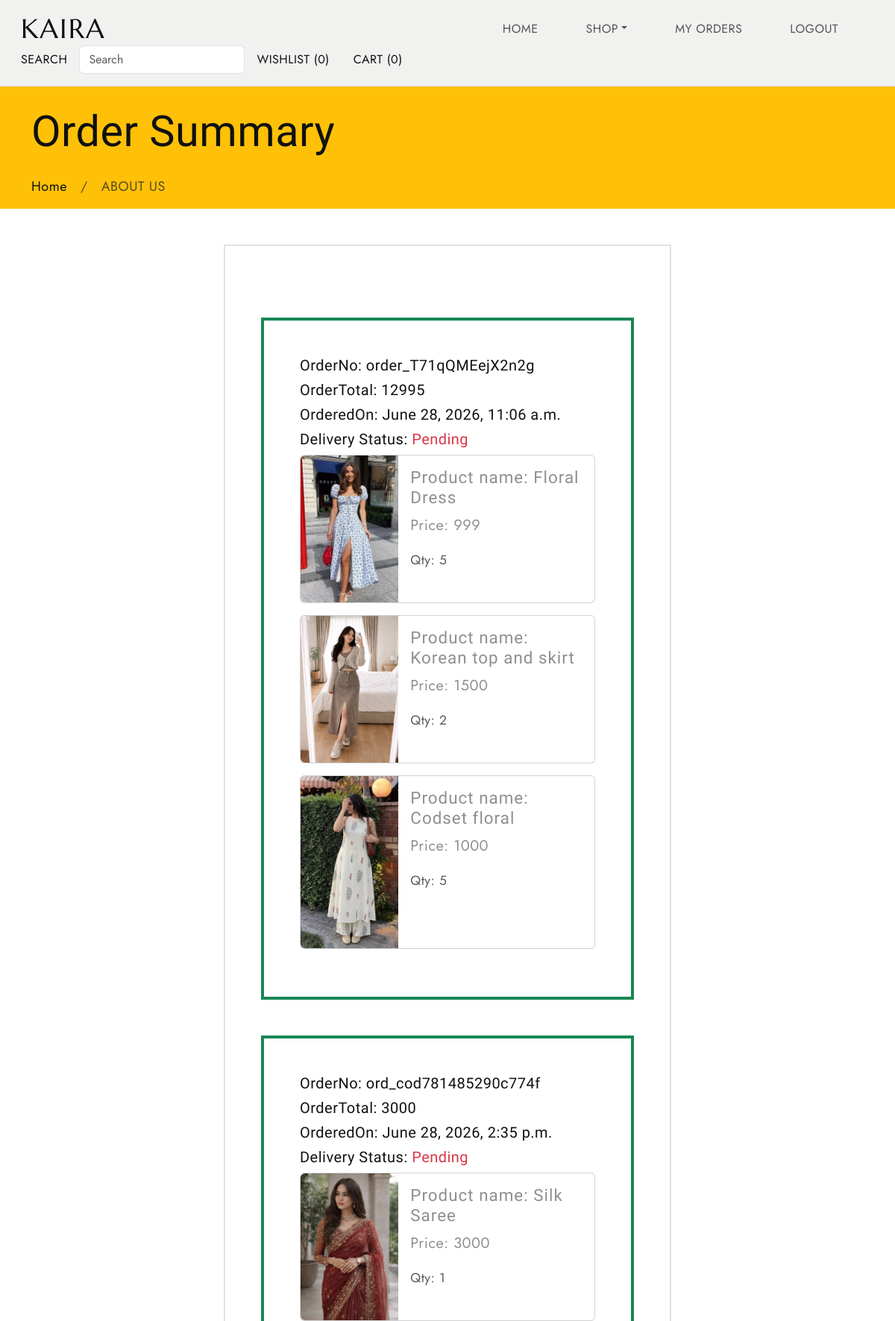
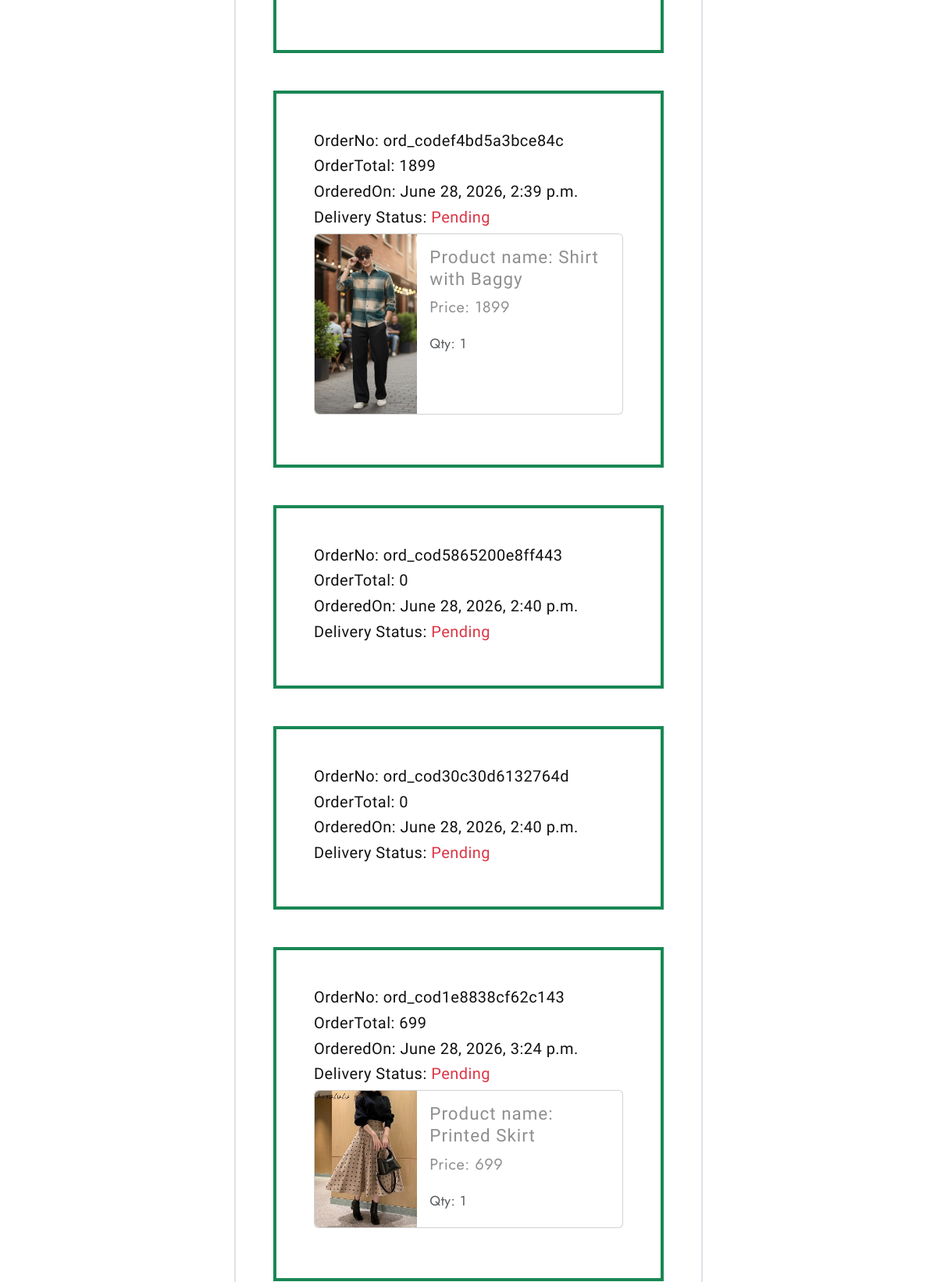
Page /ordersummary (signed in, upper part) on the committed database (2 pictures, top to bottom).
### cart/models.py (models this page shows, shortened)
class Order(models.Model):
    user = models.ForeignKey(User,on_delete=models.CASCADE)
    order_id=models.CharField(max_length=50,default="")
    amount =models.IntegerField(default=0)
    ordered_date =models.DateTimeField(auto_now_add=True)
    payment_method =models.CharField(max_length=50,default="")
    address =models.TextField(max_length=500,default="")
    phone =models.IntegerField(default=0)
    is_ordered =models.BooleanField(default=False)
    delivery_status=models.CharField(default='Pending',max_length=50)

class OrderItem(models.Model):
    order = models.ForeignKey(Order,on_delete=models.CASCADE,related_name='items')
    product =models.ForeignKey(Product,on_delete=models.CASCADE)
    quantity =models.IntegerField(default=0)

### shop/models.py (models this page shows, shortened)
class Product(models.Model):
    name = models.CharField(max_length=200)
    image = models.ImageField(upload_to='products/')
    description = models.TextField()
    price = models.IntegerField()
    stock = models.IntegerField(null=True)
    availability =models.BooleanField(default=True,null=True)
    gender= models.CharField(max_length=200,default='unisex',null=True)
    category = models.ForeignKey(Category,on_delete=models.CASCADE,related_name='products',null=True)
    created = models.DateTimeField(auto_now_add=True,null=True)
    updated = models.DateTimeField(auto_now=True,null=True)

### cart/views.py (the view)
# urls.py: path('ordersummary',views.OrderSummary.as_view(),name='ordersummary'),
class OrderSummary(View):
    def get(self,request):
        o=Order.objects.filter(user=request.user)
        context={'order':o}
        return render(request,'ordersummary.html',context)

### cart/context_processors.py (called while the page is built)
def cart_items(request):
    total = 0
    if request.user.is_authenticated:
       u=request.user
       c=Cart.objects.filter(user=u)
       for i in c:
           total=total+i.quantity
    return {'total':total}

### shop/context_processors.py (called while the page is built)
def menu_links(request):
    c=Category.objects.all()
    return {'links':c}

### templates/ordersummary.html
{% extends 'base.html' %}
{% load crispy_forms_tags %}
{% block content %}
<div class="all-title bg-warning">
        <div class="container">
            <div class="row">
                <div class="col-lg-12">
                    <h2>Order Summary</h2>
                    <ul class="breadcrumb">
                        <li class="breadcrumb-item"><a href="{% url 'home' %}">Home</a></li>
                        <li class="breadcrumb-item active">ABOUT US</li>
                    </ul>
                </div>
            </div>
        </div>
    </div>
<div class="container  w-50 p-5 mb-5 mt-5 border border-2">
    {% for i in order %}
    <div class="container mt-5 p-5  border border-4 border-success fs-5">
        <h4 class="fs-5">OrderNo: {{i.order_id}}</h4>
        <h4 class="fs-5">OrderTotal: {{i.amount}}</h4>
        <h4 class="fs-5">OrderedOn: {{i.ordered_date}}</h4>
        <h4 class="fs-5">Delivery Status: <span class="text-danger">{{i.delivery_status}}</span></h4>
        {% for j in i.items.all %}
        <div class="card mb-3" style="max-width: 540px;">
  <div class="row g-0">
    <div class="col-md-4">
      <img src="{{j.product.image.url}}" class="img-fluid rounded-start" alt="...">
    </div>
    <div class="col-md-8">
      <div class="card-body">
        <h5 class="card-title">Product name: {{j.product.name}}</h5>
        <p class="card-text">Price: {{j.product.price}}</p>
        <p class="card-text"><small class="text-muted">Qty: {{j.quantity}}</small></p>
      </div>
    </div>
  </div>
</div>
        {% endfor %}
    </div>
    {% endfor %}
</div>
{% endblock %}

### static/css/style.css (style rules this page uses)
body { --heading-font: "Marcellus", Roboto, sans-serif; --heading-font-weight: 400; --heading-color: #111; --heading-line-height: 1.24; --swiper-theme-color: #8C907E; --bs-body-font-family: "Jost", Roboto, sans-serif; --bs-body-font-size: 18px; --bs-body-font-weight: 400; --bs-body-line-height: 1.5; --bs-body-color: #8f8f8f; --bs-body-color-rgb: 143, 143, 143; --bs-primary: #8C907E; --bs-secondary: #6c757d; --bs-black: #111; --bs-light: #F1F1F0; --bs-dark: #212529; --bs-gray: #9aa1a7; --bs-gray-dark: #51565b; --bs-primary-rgb: 140, 144, 126; --bs-secondary-rgb: 108, 117, 125; --bs-black-rgb: 17, 17, 17; --bs-light-rgb: 241, 241, 240; --bs-dark-rgb: 33, 37, 41; --bs-link-color: #111; --bs-link-color-rgb: 17, 17, 17; --bs-link-decoration: underline; --bs-link-hover-color: #111; --bs-link-hover-color-rgb: 17, 17, 17; }
body { letter-spacing: 0.03rem; }
h1, .h1, h2, .h2, h3, .h3, h4, .h4, h5, .h5, h6, .h6 { font-family: var(--heading-font); font-weight: var(--heading-font-weight); color: var(--heading-color); line-height: var(--heading-line-height); }
h1, h2, h3 { margin: 25px 0; }
h5, h6 { letter-spacing: 1px; }
h2, .h2 { font-size: 3.6rem; }
h4, .h4 { font-size: 1.8rem; }
h5, .h5 { font-size: 1.4rem; }
a { text-decoration: none; }
.breadcrumb { --bs-breadcrumb-item-padding-x: 1em; }

### rows in the picture
Order: order_id "order_T71qQMEejX2n2g", amount "12995", ordered_date "June 28, 2026, 11:06 a.m.", delivery_status "Pending"
OrderItem: product.image (picture), product.name "Floral Dress", product.price "999", quantity "5"
OrderItem: product.image (picture), product.name "Korean top and skirt", product.price "1500", quantity "2"
OrderItem: product.image (picture), product.name "Codset floral", product.price "1000", quantity "5"
Order: order_id "ord_cod781485290c774f", amount "3000", ordered_date "June 28, 2026, 2:35 p.m.", delivery_status "Pending"
OrderItem: product.image (picture), product.name "Silk Saree", product.price "3000", quantity "1"
Order: order_id "ord_codef4bd5a3bce84c", amount "1899", ordered_date "June 28, 2026, 2:39 p.m.", delivery_status "Pending"
OrderItem: product.image (picture), product.name "Shirt with Baggy", product.price "1899", quantity "1"
Order: order_id "ord_cod5865200e8ff443", amount "0", ordered_date "June 28, 2026, 2:40 p.m.", delivery_status "Pending"
Order: order_id "ord_cod30c30d6132764d", amount "0", ordered_date "June 28, 2026, 2:40 p.m.", delivery_status "Pending"
Order: order_id "ord_cod1e8838cf62c143", amount "699", ordered_date "June 28, 2026, 3:24 p.m.", delivery_status "Pending"
OrderItem: product.image (picture), product.name "Printed Skirt", product.price "699", quantity "1"

### other values in the picture
{{ total }} "0"
